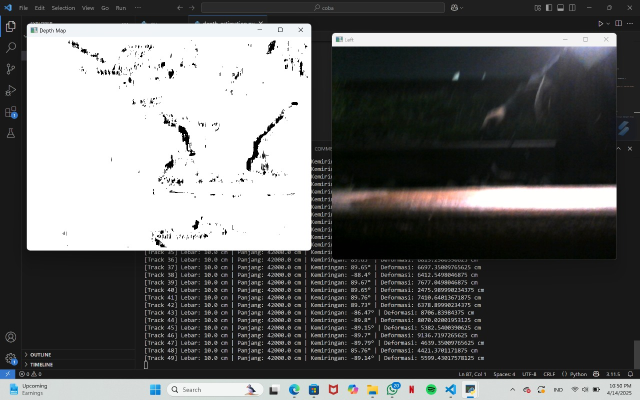
#> input picture IMG-20250414-WA0012.jpg, 1280 x 800 px, given in place of the camera (shown at 1/2 size)
$ python depth_estimation.py
#> lines starting #> are read from the running program, lines starting #| are printed output that depends on the picture; after the words box and inside, x2 and y2 are one past the last pixel; in counts of white or black regions, pixels touching at a corner belong together
import cv2
import numpy as np
import math
import csv

# === Parameter Kalibrasi Stereo (ubah sesuai hasil kalibrasi kamu)
focal_length = 700     # dalam pixel
baseline = 6.0         # dalam cm
scale_cm_per_pixel = 0.05  # contoh konversi skala piksel ke cm

# === Inisialisasi StereoBM
stereo = cv2.StereoBM_create(numDisparities=64, blockSize=15)

def compute_depth_map(left_img, right_img):
    grayL = cv2.cvtColor(left_img, cv2.COLOR_BGR2GRAY)
    grayR = cv2.cvtColor(right_img, cv2.COLOR_BGR2GRAY)
    disparity = stereo.compute(grayL, grayR).astype(np.float32) / 16.0
    disparity[disparity <= 0] = 0.1  # hindari divide by zero
    depth_map = (focal_length * baseline) / disparity
    return depth_map

def analyze_track(depth_map, edges):
    height, width = depth_map.shape

    # Estimasi posisi rel
    x_center = width // 2
    x_left = x_center - 100
    x_right = x_center + 100
    y_top = height // 3
    y_bottom = height - 10

    # Lebar Rel
    left_depth = np.mean(depth_map[y_top:y_bottom, x_left])
    right_depth = np.mean(depth_map[y_top:y_bottom, x_right])
    lebar_cm = abs(x_right - x_left) * scale_cm_per_pixel

    # Panjang Rel
    panjang_cm = np.percentile(depth_map[y_top:, x_center - 20:x_center + 20], 95)

    # Kemiringan Rel
    kemiringan_rad = math.atan2(left_depth - right_depth, lebar_cm)
    kemiringan_deg = math.degrees(kemiringan_rad)

    # Deformasi Ballast
    y_ballast = int(height * 0.9)
    ballast_depth = depth_map[y_ballast-20:y_ballast, x_left:x_right]
    deformasi = np.std(ballast_depth)

    return round(lebar_cm, 2), round(panjang_cm, 1), round(kemiringan_deg, 2), round(deformasi, 2)

# === Buka video dari dua sumber kamera
capL = cv2.VideoCapture(0)
capR = cv2.VideoCapture(1)

# === Setup file CSV
csv_file = open('tabel_inspeksi.csv', mode='w', newline='')
csv_writer = csv.writer(csv_file)
csv_writer.writerow(["No Track", "Lebar Rel (cm)", "Panjang Rel (cm)", "Kemiringan Rel (°)", "Identifikasi Deformasi Ballast (cm)"])

no_track = 1
while True:
    retL, frameL = capL.read()
#> frameL is the input picture: shape (800, 1280, 3); mean B, G, R 102.6, 103, 102.3
    retR, frameR = capR.read()
    if not retL or not retR:
        break

    # Resize
    frameL = cv2.resize(frameL, (640, 480))
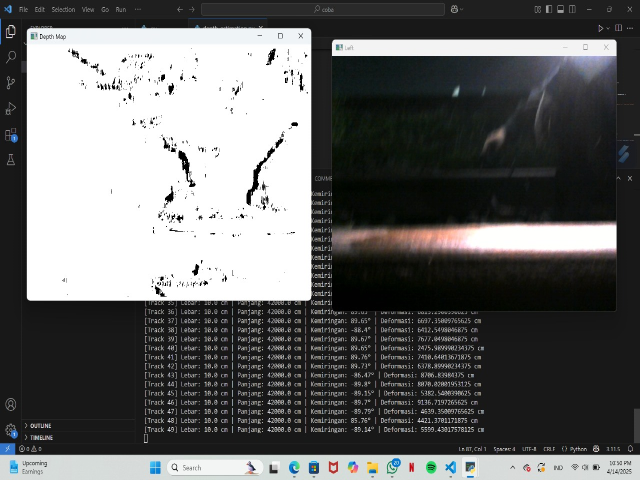
#> frameL: shape (480, 640, 3); mean B, G, R 102.5, 102.9, 102.2
    frameR = cv2.resize(frameR, (640, 480))

    # Hitung Depth Map
    depth_map = compute_depth_map(frameL, frameR)
#> in compute_depth_map, `disparity = stereo.compute(grayL, grayR).astype(np.float32) / 16.0`:
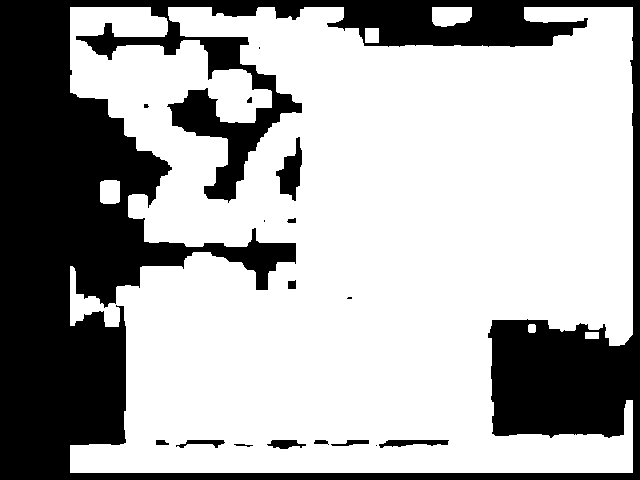
#> disparity: shape (480, 640) float32; values -1 (black) and 0 (white), 67.2% white; 17 black regions (5 under 20 px), largest, box (x1, y1, x2, y2) and area: (0, 0, 640, 480) 98680, (276, 137, 302, 201) 834, (379, 440, 449, 448) 340
#> in compute_depth_map, `disparity[disparity <= 0] = 0.1`: disparity: shape (480, 640) float32; every value is 0.1
#> in compute_depth_map, `depth_map = (focal_length * baseline) / disparity`: depth_map: shape (480, 640) float32; every value is 42000

    # Deteksi Canny Edge
    edges = cv2.Canny(cv2.cvtColor(frameL, cv2.COLOR_BGR2GRAY), 100, 200)
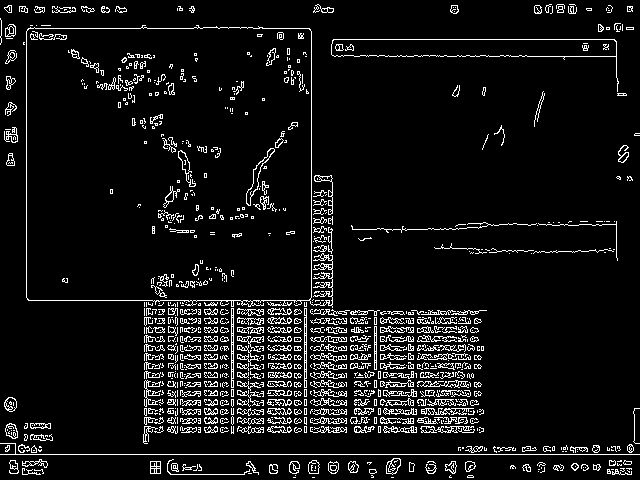
#> edges: shape (480, 640); 7.6% white in thin lines or dots

    # Tampilkan video dan depth map
    cv2.imshow("Left", frameL)
    norm_depth = cv2.normalize(depth_map, None, 0, 255, cv2.NORM_MINMAX)
#> norm_depth: shape (480, 640) float32; every value is 0
    cv2.imshow("Depth Map", norm_depth.astype(np.uint8))

    key = cv2.waitKey(1) & 0xFF
#> (key q is pressed here)

    if key == ord('s'):
        # Analisis Track
        lebar, panjang, kemiringan, deformasi = analyze_track(depth_map, edges)

        # Simpan ke CSV
        csv_writer.writerow([no_track, lebar, panjang, kemiringan, deformasi])

        # Tampilkan hasil
        print(f"[Track {no_track}] Lebar: {lebar} cm | Panjang: {panjang} cm | Kemiringan: {kemiringan}° | Deformasi: {deformasi} cm")

        # Tampilkan teks di layar
        cv2.putText(frameL, f"Track {no_track} Disimpan", (10, 30),
                    cv2.FONT_HERSHEY_SIMPLEX, 0.7, (0, 255, 0), 2)
        cv2.imshow("Left", frameL)
        cv2.waitKey(500)  # tampilkan selama 0.5 detik

        no_track += 1

    elif key == ord('q'):
        break

# === Cleanup
capL.release()
capR.release()
csv_file.close()
cv2.destroyAllWindows()

$ run again, on IMG-20250414-WA0013.jpg
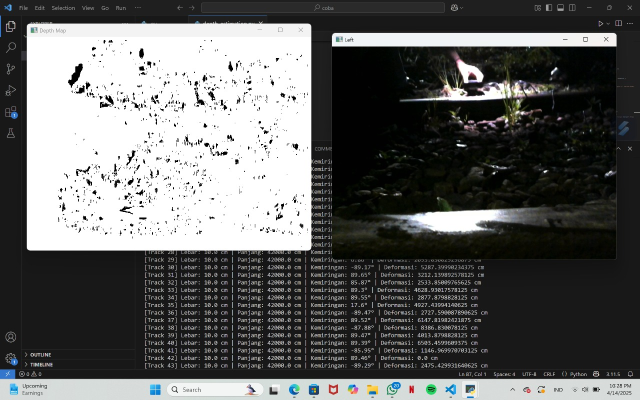
#> input picture IMG-20250414-WA0013.jpg, 1280 x 800 px, given in place of the camera (shown at 1/2 size)
#> frameL is the input picture: shape (800, 1280, 3); mean B, G, R 97.9, 98.8, 98
#> frameL: shape (480, 640, 3)
#> in compute_depth_map, `disparity = stereo.compute(grayL, grayR).astype(np.float32) / 16.0`:
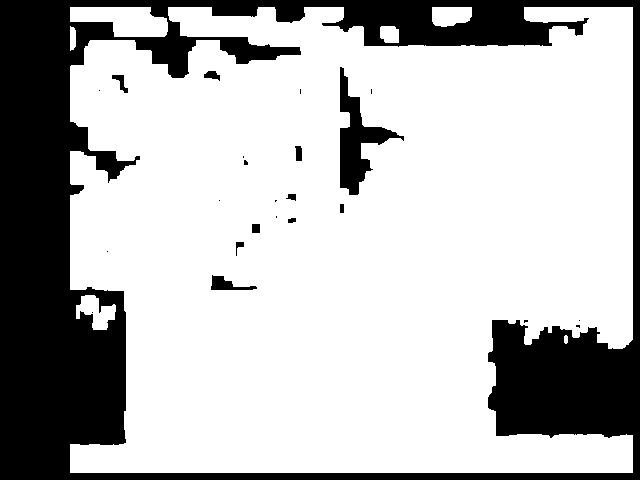
#> disparity: shape (480, 640) float32; values -1 (black) and 0 (white), 72.9% white; 24 black regions (13 under 20 px), largest, box (x1, y1, x2, y2) and area: (0, 0, 640, 480) 79719, (340, 67, 404, 195) 2667, (211, 275, 257, 290) 326
#> depth_map: shape (480, 640) float32; every value is 42000
#> `edges = cv2.Canny(cv2.cvtColor(frameL, cv2.COLOR_BGR2GRAY), 100, 200)`:
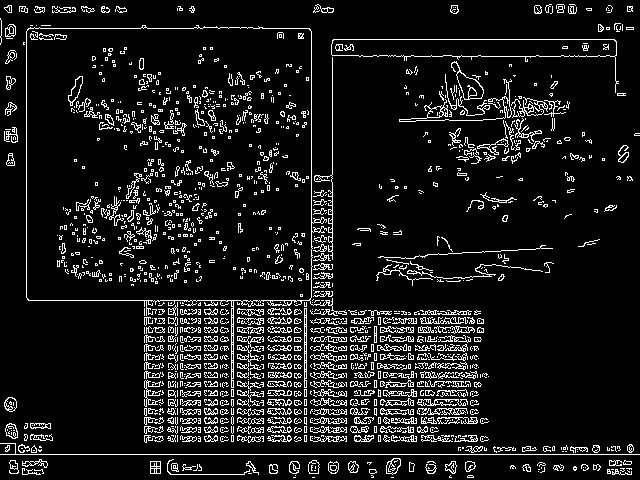
#> edges: shape (480, 640); 9.8% white in thin lines or dots
#> norm_depth: shape (480, 640) float32; every value is 0

$ run again, on IMG-20250414-WA0014.jpg
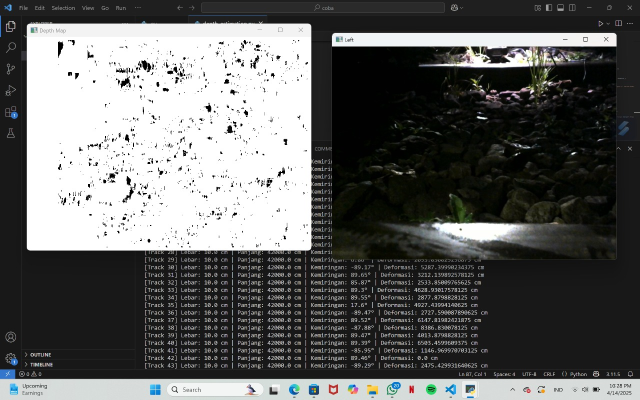
#> input picture IMG-20250414-WA0014.jpg, 1280 x 800 px, given in place of the camera (shown at 1/2 size)
#> frameL is the input picture: shape (800, 1280, 3); mean B, G, R 98.2, 99.2, 98.4
#> frameL: shape (480, 640, 3)
#> in compute_depth_map, `disparity = stereo.compute(grayL, grayR).astype(np.float32) / 16.0`:
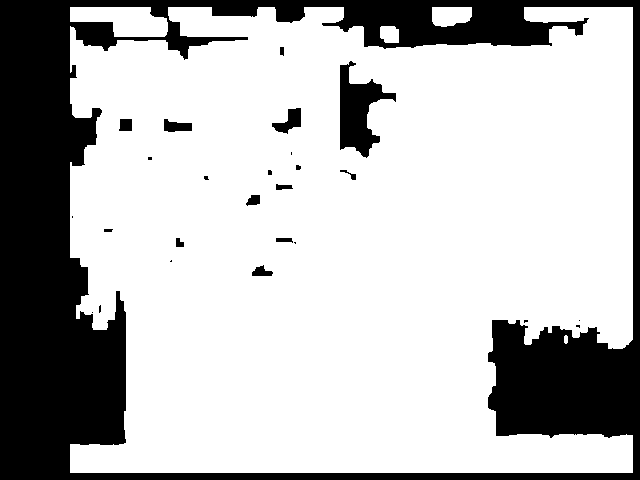
#> disparity: shape (480, 640) float32; values -1 (black) and 0 (white), 73.4% white; 26 black regions (12 under 20 px), largest, box (x1, y1, x2, y2) and area: (0, 0, 640, 480) 77576, (340, 61, 396, 158) 2564, (272, 108, 301, 134) 385
#> depth_map: shape (480, 640) float32; every value is 42000
#> `edges = cv2.Canny(cv2.cvtColor(frameL, cv2.COLOR_BGR2GRAY), 100, 200)`:
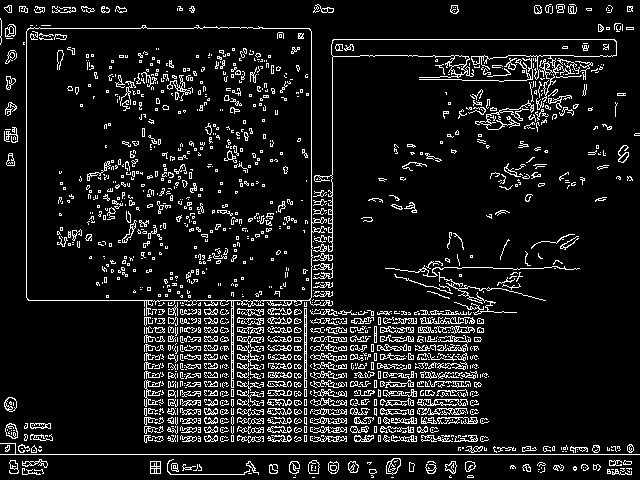
#> edges: shape (480, 640); 9.9% white in thin lines or dots
#> norm_depth: shape (480, 640) float32; every value is 0

$ run again, on IMG-20250414-WA0015.jpg
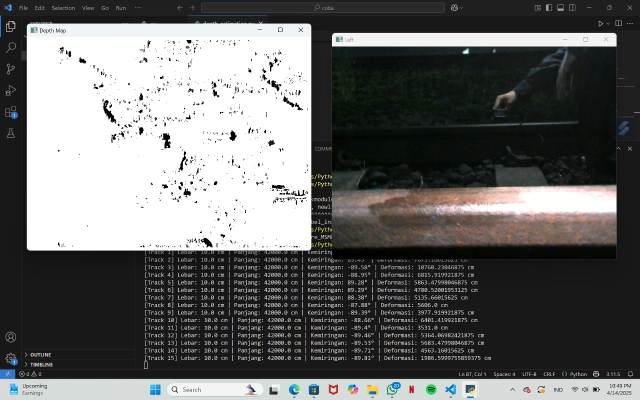
#> input picture IMG-20250414-WA0015.jpg, 1280 x 800 px, given in place of the camera (shown at 1/2 size)
#> frameL is the input picture: shape (800, 1280, 3); mean B, G, R 103.8, 104.7, 104.2
#> frameL: shape (480, 640, 3)
#> in compute_depth_map, `disparity = stereo.compute(grayL, grayR).astype(np.float32) / 16.0`:
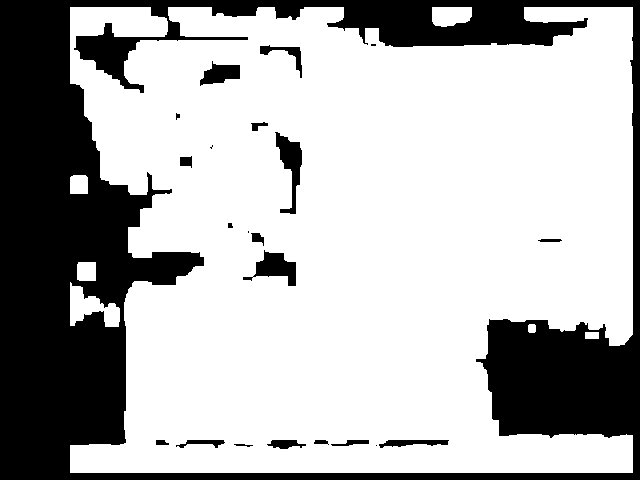
#> disparity: shape (480, 640) float32; values -1 (black) and 0 (white), 70% white; 22 black regions (5 under 20 px), largest, box (x1, y1, x2, y2) and area: (0, 0, 640, 480) 88006, (275, 132, 302, 214) 950, (243, 250, 296, 286) 872
#> depth_map: shape (480, 640) float32; every value is 42000
#> `edges = cv2.Canny(cv2.cvtColor(frameL, cv2.COLOR_BGR2GRAY), 100, 200)`:
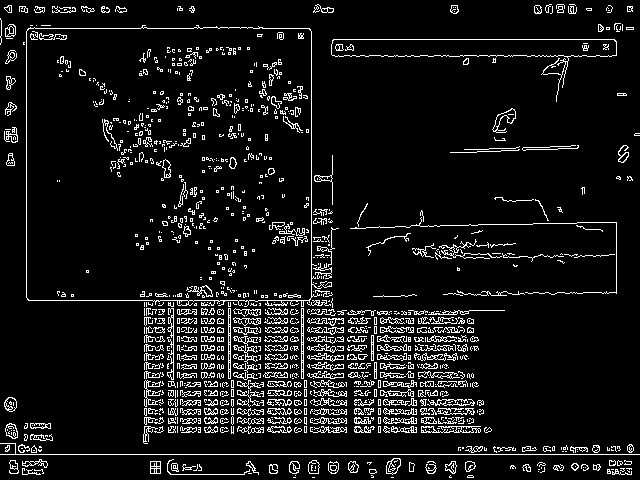
#> edges: shape (480, 640); 8.3% white in thin lines or dots
#> norm_depth: shape (480, 640) float32; every value is 0
